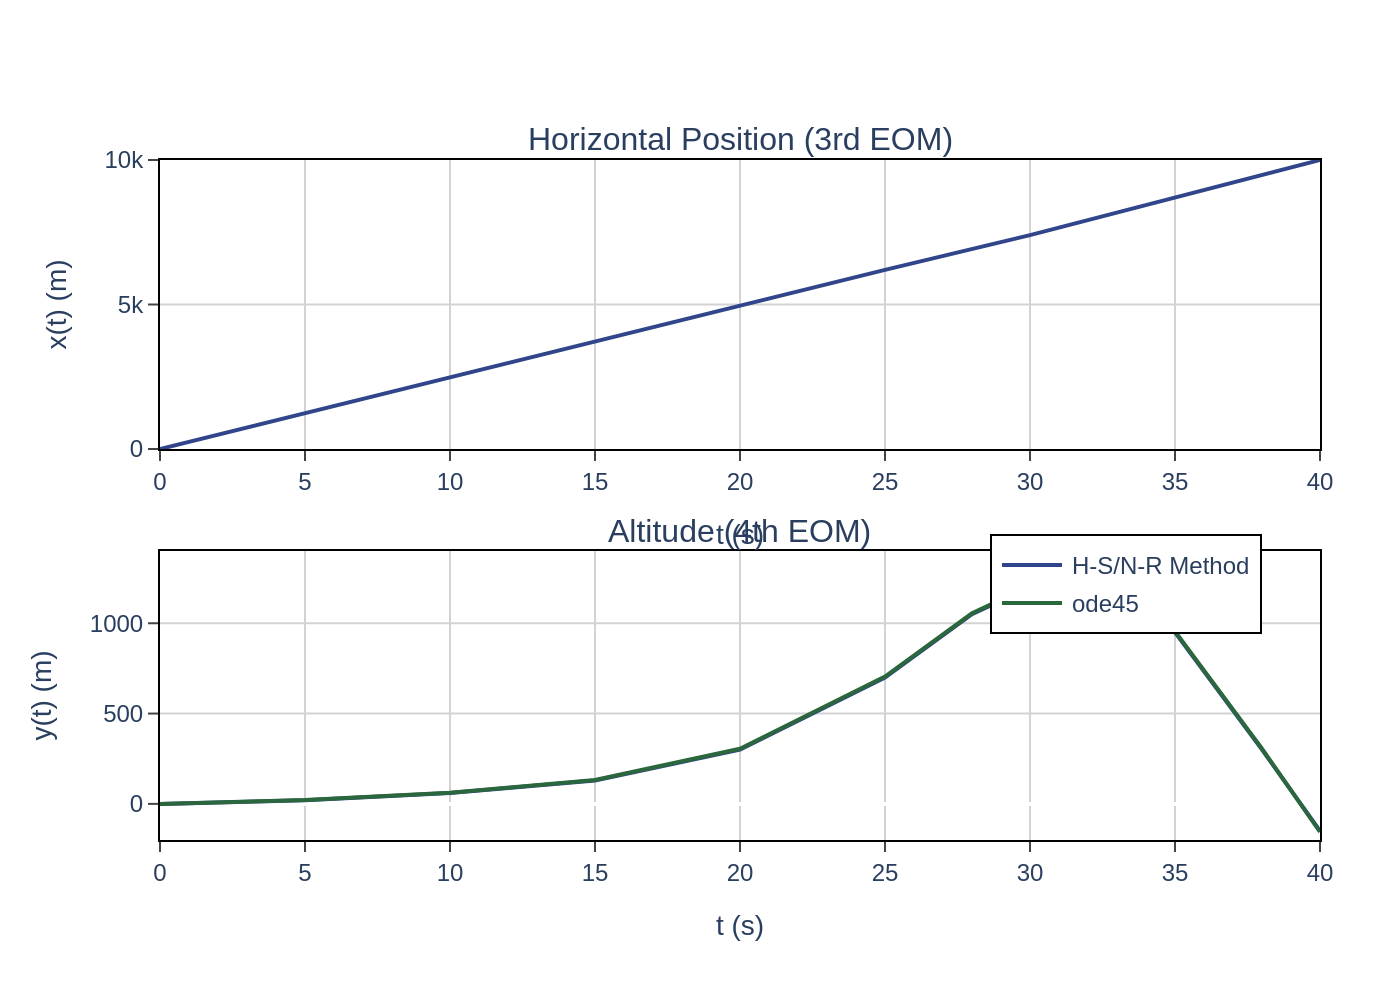

Source code (Python):
import sys
import json
import pathlib
import plotly.graph_objects as go
from plotly.subplots import make_subplots

# Check for command-line argument
if len(sys.argv) < 2:
    print(f"Usage: python {sys.argv[0]} <json_file_path>")
    sys.exit(1)

# Get JSON file path from command-line argument
json_path = sys.argv[1]

# Read data from the JSON file
try:
    with open(json_path, 'r', encoding='utf-8') as f:
        chart_data = json.load(f)
except FileNotFoundError:
    print(f"Error: JSON file not found at {json_path}")
    sys.exit(1)
except json.JSONDecodeError:
    print(f"Error: Could not decode JSON from {json_path}")
    sys.exit(1)

# Extract data and texts
data = chart_data.get("chart_data", [])
texts = chart_data.get("texts", {})
colors = chart_data.get("colors", [])

# Create subplots figure
fig = make_subplots(
    rows=2,
    cols=1,
    subplot_titles=(texts.get("title_top"), texts.get("title_bottom")),
    vertical_spacing=0.15
)

color_idx = 0

# Add trace for the top subplot
if len(data) > 0:
    subplot1_data = data[0]
    for series in subplot1_data.get("series", []):
        fig.add_trace(
            go.Scatter(
                x=subplot1_data.get("x_values"),
                y=series.get("y_values"),
                mode='lines',
                line=dict(color=colors[color_idx] if color_idx < len(colors) else None),
                showlegend=False
            ),
            row=1, col=1
        )
        color_idx += 1

# Add traces for the bottom subplot
if len(data) > 1:
    subplot2_data = data[1]
    for series in subplot2_data.get("series", []):
        fig.add_trace(
            go.Scatter(
                x=subplot2_data.get("x_values"),
                y=series.get("y_values"),
                name=series.get("name"),
                mode='lines',
                line=dict(color=colors[color_idx] if color_idx < len(colors) else None)
            ),
            row=2, col=1
        )
        color_idx += 1

# Update layout and axes
fig.update_layout(
    font_family="Arial",
    plot_bgcolor='white',
    height=600,
    width=800,
    margin=dict(l=80, r=40, t=80, b=80),
    legend=dict(
        x=0.95, y=0.45,
        xanchor='right', yanchor='top',
        bgcolor='white',
        bordercolor='black',
        borderwidth=1
    )
)

# Update axes for top subplot
fig.update_yaxes(
    title_text=texts.get("y_axis_label_top"),
    range=[0, 10000],
    row=1, col=1,
    gridcolor='lightgray',
    mirror=True, ticks='outside', showline=True, linecolor='black'
)
fig.update_xaxes(
    title_text=texts.get("x_axis_label_top"),
    range=[0, 40],
    row=1, col=1,
    gridcolor='lightgray',
    mirror=True, ticks='outside', showline=True, linecolor='black'
)

# Update axes for bottom subplot
fig.update_yaxes(
    title_text=texts.get("y_axis_label_bottom"),
    range=[-200, 1400],
    row=2, col=1,
    gridcolor='lightgray',
    mirror=True, ticks='outside', showline=True, linecolor='black'
)
fig.update_xaxes(
    title_text=texts.get("x_axis_label_bottom"),
    range=[0, 40],
    row=2, col=1,
    gridcolor='lightgray',
    mirror=True, ticks='outside', showline=True, linecolor='black'
)

# Generate output filename and save the image
output_filename = pathlib.Path(json_path).stem + ".png"
fig.write_image(output_filename, scale=2)

print(f"Chart saved to {output_filename}")
